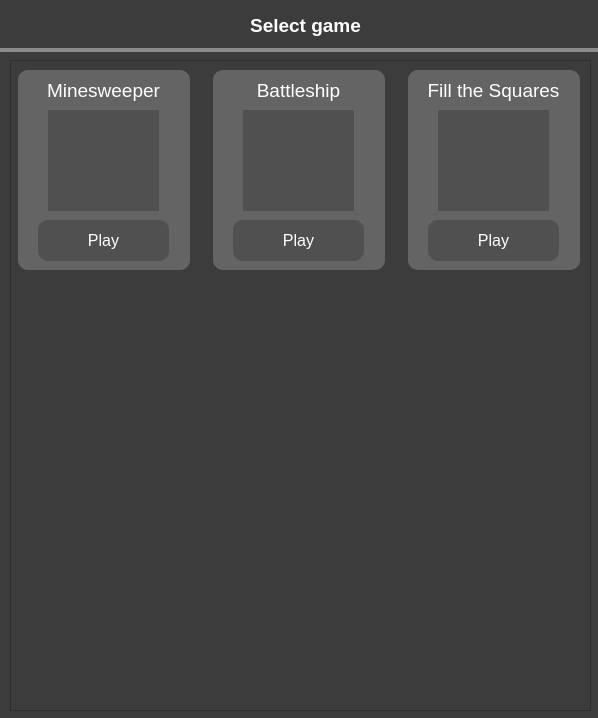
<?xml version="1.0" encoding="UTF-8"?>
<ui version="4.0">
 <class>PuzzleGamesClass</class>
 <widget class="QMainWindow" name="PuzzleGamesClass">
  <property name="geometry">
   <rect>
    <x>0</x>
    <y>0</y>
    <width>598</width>
    <height>718</height>
   </rect>
  </property>
  <property name="windowTitle">
   <string>Puzzle Games</string>
  </property>
  <widget class="QWidget" name="centralWidget">
   <property name="styleSheet">
    <string notr="true">background-color: rgb(60,60,60);
</string>
   </property>
   <widget class="QStackedWidget" name="MainStackedWidget">
    <property name="geometry">
     <rect>
      <x>0</x>
      <y>0</y>
      <width>601</width>
      <height>721</height>
     </rect>
    </property>
    <property name="currentIndex">
     <number>0</number>
    </property>
    <widget class="QWidget" name="GameSelectWindow">
     <widget class="QLabel" name="SelectGameLabel">
      <property name="geometry">
       <rect>
        <x>160</x>
        <y>0</y>
        <width>291</width>
        <height>51</height>
       </rect>
      </property>
      <property name="font">
       <font>
        <pointsize>14</pointsize>
        <bold>true</bold>
       </font>
      </property>
      <property name="styleSheet">
       <string notr="true">color: rgb(255, 255, 255);</string>
      </property>
      <property name="text">
       <string>Select game</string>
      </property>
      <property name="alignment">
       <set>Qt::AlignCenter</set>
      </property>
     </widget>
     <widget class="QLabel" name="bar">
      <property name="geometry">
       <rect>
        <x>0</x>
        <y>48</y>
        <width>601</width>
        <height>4</height>
       </rect>
      </property>
      <property name="font">
       <font>
        <pointsize>14</pointsize>
        <bold>true</bold>
       </font>
      </property>
      <property name="styleSheet">
       <string notr="true">background-color:rgb(140,140,140);</string>
      </property>
      <property name="text">
       <string/>
      </property>
      <property name="alignment">
       <set>Qt::AlignCenter</set>
      </property>
     </widget>
     <widget class="QFrame" name="GamesFrame">
      <property name="geometry">
       <rect>
        <x>10</x>
        <y>60</y>
        <width>581</width>
        <height>651</height>
       </rect>
      </property>
      <property name="sizePolicy">
       <sizepolicy hsizetype="Fixed" vsizetype="Fixed">
        <horstretch>0</horstretch>
        <verstretch>0</verstretch>
       </sizepolicy>
      </property>
      <property name="styleSheet">
       <string notr="true">background-color: rgb(60,60,60);
</string>
      </property>
      <property name="frameShape">
       <enum>QFrame::StyledPanel</enum>
      </property>
      <property name="frameShadow">
       <enum>QFrame::Raised</enum>
      </property>
      <layout class="QVBoxLayout" name="verticalLayout">
       <property name="leftMargin">
        <number>0</number>
       </property>
       <property name="topMargin">
        <number>0</number>
       </property>
       <property name="rightMargin">
        <number>0</number>
       </property>
       <property name="bottomMargin">
        <number>0</number>
       </property>
       <item>
        <layout class="QHBoxLayout" name="GamesLayoutTop">
         <property name="spacing">
          <number>16</number>
         </property>
         <property name="sizeConstraint">
          <enum>QLayout::SetMaximumSize</enum>
         </property>
         <property name="leftMargin">
          <number>0</number>
         </property>
         <property name="topMargin">
          <number>0</number>
         </property>
         <property name="rightMargin">
          <number>0</number>
         </property>
         <item>
          <widget class="QFrame" name="MSweeperSelectFrame">
           <property name="sizePolicy">
            <sizepolicy hsizetype="Maximum" vsizetype="Preferred">
             <horstretch>0</horstretch>
             <verstretch>0</verstretch>
            </sizepolicy>
           </property>
           <property name="minimumSize">
            <size>
             <width>172</width>
             <height>200</height>
            </size>
           </property>
           <property name="maximumSize">
            <size>
             <width>172</width>
             <height>200</height>
            </size>
           </property>
           <property name="styleSheet">
            <string notr="true">background-color:rgb(100,100,100);
border-radius: 10px;</string>
           </property>
           <property name="frameShape">
            <enum>QFrame::StyledPanel</enum>
           </property>
           <property name="frameShadow">
            <enum>QFrame::Raised</enum>
           </property>
           <widget class="QLabel" name="MSweeperSelectLabel">
            <property name="geometry">
             <rect>
              <x>10</x>
              <y>0</y>
              <width>151</width>
              <height>41</height>
             </rect>
            </property>
            <property name="font">
             <font>
              <pointsize>14</pointsize>
              <bold>false</bold>
             </font>
            </property>
            <property name="styleSheet">
             <string notr="true">color: rgb(255, 255, 255);</string>
            </property>
            <property name="text">
             <string>Minesweeper</string>
            </property>
            <property name="alignment">
             <set>Qt::AlignCenter</set>
            </property>
           </widget>
           <widget class="QPushButton" name="MSweeperPlayBtn">
            <property name="geometry">
             <rect>
              <x>20</x>
              <y>150</y>
              <width>131</width>
              <height>41</height>
             </rect>
            </property>
            <property name="sizePolicy">
             <sizepolicy hsizetype="Preferred" vsizetype="Preferred">
              <horstretch>0</horstretch>
              <verstretch>0</verstretch>
             </sizepolicy>
            </property>
            <property name="minimumSize">
             <size>
              <width>0</width>
              <height>0</height>
             </size>
            </property>
            <property name="font">
             <font>
              <pointsize>12</pointsize>
             </font>
            </property>
            <property name="mouseTracking">
             <bool>true</bool>
            </property>
            <property name="styleSheet">
             <string notr="true">border:0px;
color: rgb(255, 255, 255);

padding: 0px 0px 0px 0px;
background-color: rgb(80,80,80);</string>
            </property>
            <property name="text">
             <string>Play</string>
            </property>
            <property name="checkable">
             <bool>true</bool>
            </property>
           </widget>
           <widget class="QFrame" name="MSweeperPicFrame">
            <property name="geometry">
             <rect>
              <x>30</x>
              <y>40</y>
              <width>111</width>
              <height>101</height>
             </rect>
            </property>
            <property name="styleSheet">
             <string notr="true">background-color: rgb(80,80,80);
border-radius: 0px;</string>
            </property>
            <property name="frameShape">
             <enum>QFrame::StyledPanel</enum>
            </property>
            <property name="frameShadow">
             <enum>QFrame::Raised</enum>
            </property>
            <widget class="QLabel" name="MSweeperPic">
             <property name="geometry">
              <rect>
               <x>10</x>
               <y>10</y>
               <width>91</width>
               <height>81</height>
              </rect>
             </property>
             <property name="text">
              <string/>
             </property>
             <property name="pixmap">
              <pixmap resource="PuzzleGames.qrc">:/minesweeperPicture/minesweeperPicture.png</pixmap>
             </property>
             <property name="scaledContents">
              <bool>true</bool>
             </property>
            </widget>
           </widget>
          </widget>
         </item>
         <item>
          <widget class="QFrame" name="BShipSelectFrame">
           <property name="minimumSize">
            <size>
             <width>172</width>
             <height>200</height>
            </size>
           </property>
           <property name="maximumSize">
            <size>
             <width>172</width>
             <height>200</height>
            </size>
           </property>
           <property name="styleSheet">
            <string notr="true">background-color:rgb(100,100,100);
border-radius: 10px;</string>
           </property>
           <property name="frameShape">
            <enum>QFrame::StyledPanel</enum>
           </property>
           <property name="frameShadow">
            <enum>QFrame::Raised</enum>
           </property>
           <widget class="QLabel" name="BShipSelectLabel">
            <property name="geometry">
             <rect>
              <x>10</x>
              <y>0</y>
              <width>151</width>
              <height>41</height>
             </rect>
            </property>
            <property name="font">
             <font>
              <pointsize>14</pointsize>
              <bold>false</bold>
             </font>
            </property>
            <property name="styleSheet">
             <string notr="true">color: rgb(255, 255, 255);</string>
            </property>
            <property name="text">
             <string>Battleship</string>
            </property>
            <property name="alignment">
             <set>Qt::AlignCenter</set>
            </property>
           </widget>
           <widget class="QPushButton" name="BShipPlayBtn">
            <property name="geometry">
             <rect>
              <x>20</x>
              <y>150</y>
              <width>131</width>
              <height>41</height>
             </rect>
            </property>
            <property name="minimumSize">
             <size>
              <width>0</width>
              <height>0</height>
             </size>
            </property>
            <property name="font">
             <font>
              <pointsize>12</pointsize>
             </font>
            </property>
            <property name="mouseTracking">
             <bool>true</bool>
            </property>
            <property name="styleSheet">
             <string notr="true">border:0px;
color: rgb(255, 255, 255);

padding: 0px 0px 0px 0px;
background-color: rgb(80,80,80);</string>
            </property>
            <property name="text">
             <string>Play</string>
            </property>
            <property name="checkable">
             <bool>true</bool>
            </property>
           </widget>
           <widget class="QFrame" name="BShipPicFrame">
            <property name="geometry">
             <rect>
              <x>30</x>
              <y>40</y>
              <width>111</width>
              <height>101</height>
             </rect>
            </property>
            <property name="styleSheet">
             <string notr="true">background-color: rgb(80,80,80);
border-radius: 0px;</string>
            </property>
            <property name="frameShape">
             <enum>QFrame::StyledPanel</enum>
            </property>
            <property name="frameShadow">
             <enum>QFrame::Raised</enum>
            </property>
            <widget class="QLabel" name="BShipPic">
             <property name="geometry">
              <rect>
               <x>10</x>
               <y>10</y>
               <width>91</width>
               <height>81</height>
              </rect>
             </property>
             <property name="text">
              <string/>
             </property>
             <property name="pixmap">
              <pixmap resource="PuzzleGames.qrc">:/battleshipPicture/battleshipPicture.png</pixmap>
             </property>
             <property name="scaledContents">
              <bool>true</bool>
             </property>
            </widget>
           </widget>
          </widget>
         </item>
         <item>
          <widget class="QFrame" name="FillSquaresSelectFrame">
           <property name="minimumSize">
            <size>
             <width>172</width>
             <height>200</height>
            </size>
           </property>
           <property name="maximumSize">
            <size>
             <width>172</width>
             <height>200</height>
            </size>
           </property>
           <property name="styleSheet">
            <string notr="true">background-color:rgb(100,100,100);
border-radius: 10px;</string>
           </property>
           <property name="frameShape">
            <enum>QFrame::StyledPanel</enum>
           </property>
           <property name="frameShadow">
            <enum>QFrame::Raised</enum>
           </property>
           <widget class="QLabel" name="FillSquaresLabel">
            <property name="geometry">
             <rect>
              <x>10</x>
              <y>0</y>
              <width>151</width>
              <height>41</height>
             </rect>
            </property>
            <property name="font">
             <font>
              <pointsize>14</pointsize>
              <bold>false</bold>
             </font>
            </property>
            <property name="styleSheet">
             <string notr="true">color: rgb(255, 255, 255);</string>
            </property>
            <property name="text">
             <string>Fill the Squares</string>
            </property>
            <property name="alignment">
             <set>Qt::AlignCenter</set>
            </property>
           </widget>
           <widget class="QPushButton" name="FillSquaresPlayBtn">
            <property name="geometry">
             <rect>
              <x>20</x>
              <y>150</y>
              <width>131</width>
              <height>41</height>
             </rect>
            </property>
            <property name="minimumSize">
             <size>
              <width>0</width>
              <height>0</height>
             </size>
            </property>
            <property name="font">
             <font>
              <pointsize>12</pointsize>
             </font>
            </property>
            <property name="mouseTracking">
             <bool>true</bool>
            </property>
            <property name="styleSheet">
             <string notr="true">border:0px;
color: rgb(255, 255, 255);

padding: 0px 0px 0px 0px;
background-color: rgb(80,80,80);</string>
            </property>
            <property name="text">
             <string>Play</string>
            </property>
            <property name="checkable">
             <bool>true</bool>
            </property>
           </widget>
           <widget class="QFrame" name="FillSquaresPicFrame">
            <property name="geometry">
             <rect>
              <x>30</x>
              <y>40</y>
              <width>111</width>
              <height>101</height>
             </rect>
            </property>
            <property name="styleSheet">
             <string notr="true">background-color: rgb(80,80,80);
border-radius: 0px;</string>
            </property>
            <property name="frameShape">
             <enum>QFrame::StyledPanel</enum>
            </property>
            <property name="frameShadow">
             <enum>QFrame::Raised</enum>
            </property>
            <widget class="QLabel" name="FilLSquaresPic">
             <property name="geometry">
              <rect>
               <x>10</x>
               <y>10</y>
               <width>91</width>
               <height>81</height>
              </rect>
             </property>
             <property name="text">
              <string/>
             </property>
             <property name="scaledContents">
              <bool>true</bool>
             </property>
            </widget>
           </widget>
          </widget>
         </item>
        </layout>
       </item>
       <item>
        <spacer name="verticalSpacer">
         <property name="orientation">
          <enum>Qt::Vertical</enum>
         </property>
         <property name="sizeType">
          <enum>QSizePolicy::Fixed</enum>
         </property>
         <property name="sizeHint" stdset="0">
          <size>
           <width>20</width>
           <height>430</height>
          </size>
         </property>
        </spacer>
       </item>
      </layout>
     </widget>
    </widget>
    <widget class="QWidget" name="GamePlayingWindow">
     <property name="styleSheet">
      <string notr="true">background-color: rgb(60,60,60);
</string>
     </property>
     <widget class="QStackedWidget" name="GameStackedWidget">
      <property name="enabled">
       <bool>true</bool>
      </property>
      <property name="geometry">
       <rect>
        <x>10</x>
        <y>70</y>
        <width>581</width>
        <height>581</height>
       </rect>
      </property>
      <property name="styleSheet">
       <string notr="true">background: transparent;
</string>
      </property>
      <property name="currentIndex">
       <number>0</number>
      </property>
      <widget class="QWidget" name="Minesweeper">
       <property name="styleSheet">
        <string notr="true">background-color: rgb(255, 255, 127);</string>
       </property>
       <widget class="QFrame" name="MSweeperTileFrame">
        <property name="geometry">
         <rect>
          <x>0</x>
          <y>0</y>
          <width>581</width>
          <height>581</height>
         </rect>
        </property>
        <property name="styleSheet">
         <string notr="true">background-color: rgb(170, 170, 170);
</string>
        </property>
        <property name="frameShape">
         <enum>QFrame::StyledPanel</enum>
        </property>
        <property name="frameShadow">
         <enum>QFrame::Raised</enum>
        </property>
        <widget class="QWidget" name="gridLayoutWidget_3">
         <property name="geometry">
          <rect>
           <x>0</x>
           <y>0</y>
           <width>581</width>
           <height>581</height>
          </rect>
         </property>
         <layout class="QGridLayout" name="MSweeperMainGrid">
          <property name="leftMargin">
           <number>0</number>
          </property>
          <property name="topMargin">
           <number>0</number>
          </property>
          <property name="rightMargin">
           <number>0</number>
          </property>
          <property name="bottomMargin">
           <number>0</number>
          </property>
          <property name="spacing">
           <number>0</number>
          </property>
         </layout>
        </widget>
       </widget>
      </widget>
      <widget class="QWidget" name="Battleship">
       <widget class="QFrame" name="BShipTileFrame">
        <property name="geometry">
         <rect>
          <x>0</x>
          <y>0</y>
          <width>581</width>
          <height>581</height>
         </rect>
        </property>
        <property name="styleSheet">
         <string notr="true">background-color: rgb(170, 170, 170);
</string>
        </property>
        <property name="frameShape">
         <enum>QFrame::StyledPanel</enum>
        </property>
        <property name="frameShadow">
         <enum>QFrame::Raised</enum>
        </property>
        <widget class="QWidget" name="gridLayoutWidget_2">
         <property name="geometry">
          <rect>
           <x>0</x>
           <y>0</y>
           <width>581</width>
           <height>581</height>
          </rect>
         </property>
         <layout class="QGridLayout" name="BShipMainGrid">
          <property name="leftMargin">
           <number>0</number>
          </property>
          <property name="topMargin">
           <number>0</number>
          </property>
          <property name="rightMargin">
           <number>0</number>
          </property>
          <property name="bottomMargin">
           <number>0</number>
          </property>
          <property name="spacing">
           <number>0</number>
          </property>
         </layout>
        </widget>
       </widget>
      </widget>
      <widget class="QWidget" name="FillTheSquares"/>
     </widget>
     <widget class="QPushButton" name="ResetButton">
      <property name="geometry">
       <rect>
        <x>210</x>
        <y>10</y>
        <width>181</width>
        <height>51</height>
       </rect>
      </property>
      <property name="font">
       <font>
        <pointsize>14</pointsize>
        <bold>true</bold>
       </font>
      </property>
      <property name="styleSheet">
       <string notr="true">color: rgb(255, 255, 255);
background-color: rgb(80,80,80);
border: 0px;</string>
      </property>
      <property name="text">
       <string>Reset game</string>
      </property>
     </widget>
     <widget class="QLabel" name="TopRightLabel">
      <property name="geometry">
       <rect>
        <x>410</x>
        <y>10</y>
        <width>181</width>
        <height>51</height>
       </rect>
      </property>
      <property name="font">
       <font>
        <pointsize>14</pointsize>
        <bold>true</bold>
       </font>
      </property>
      <property name="styleSheet">
       <string notr="true">color: rgb(255, 255, 255);</string>
      </property>
      <property name="text">
       <string/>
      </property>
      <property name="alignment">
       <set>Qt::AlignCenter</set>
      </property>
     </widget>
     <widget class="QLabel" name="TopLeftLabel">
      <property name="geometry">
       <rect>
        <x>10</x>
        <y>10</y>
        <width>181</width>
        <height>51</height>
       </rect>
      </property>
      <property name="font">
       <font>
        <pointsize>14</pointsize>
        <bold>true</bold>
       </font>
      </property>
      <property name="styleSheet">
       <string notr="true">color: rgb(255, 255, 255);</string>
      </property>
      <property name="text">
       <string/>
      </property>
      <property name="alignment">
       <set>Qt::AlignCenter</set>
      </property>
     </widget>
     <widget class="QLabel" name="StatusLabel">
      <property name="geometry">
       <rect>
        <x>170</x>
        <y>660</y>
        <width>261</width>
        <height>51</height>
       </rect>
      </property>
      <property name="font">
       <font>
        <pointsize>14</pointsize>
        <bold>true</bold>
       </font>
      </property>
      <property name="styleSheet">
       <string notr="true">color: rgb(255, 255, 255);</string>
      </property>
      <property name="text">
       <string/>
      </property>
      <property name="alignment">
       <set>Qt::AlignCenter</set>
      </property>
     </widget>
     <widget class="QPushButton" name="GoBackButton">
      <property name="geometry">
       <rect>
        <x>430</x>
        <y>660</y>
        <width>161</width>
        <height>51</height>
       </rect>
      </property>
      <property name="font">
       <font>
        <pointsize>14</pointsize>
        <bold>true</bold>
       </font>
      </property>
      <property name="styleSheet">
       <string notr="true">color: rgb(255, 255, 255);
background-color: rgb(80,80,80);
border: 0px;</string>
      </property>
      <property name="text">
       <string>Go back</string>
      </property>
     </widget>
    </widget>
   </widget>
  </widget>
 </widget>
 <layoutdefault spacing="6" margin="11"/>
 <resources>
  <include location="PuzzleGames.qrc"/>
 </resources>
 <connections/>
</ui>
